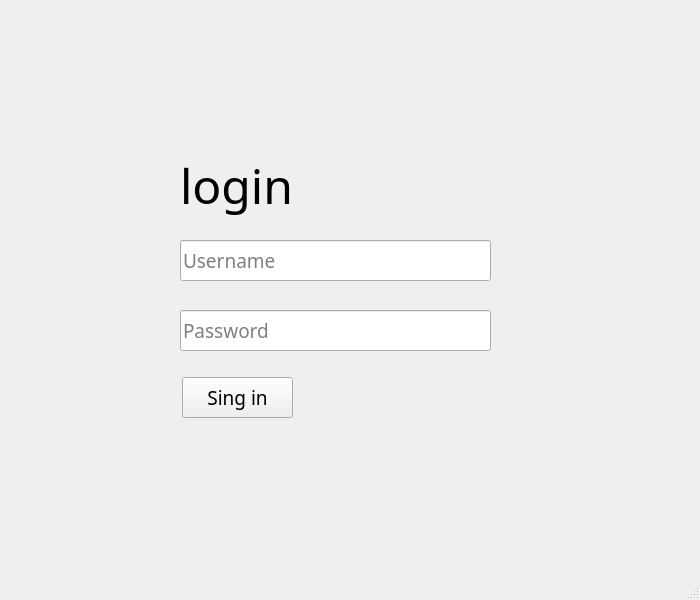
<?xml version="1.0" encoding="UTF-8"?>
<ui version="4.0">
 <class>MainWindow</class>
 <widget class="QMainWindow" name="MainWindow">
  <property name="geometry">
   <rect>
    <x>0</x>
    <y>0</y>
    <width>700</width>
    <height>600</height>
   </rect>
  </property>
  <property name="minimumSize">
   <size>
    <width>700</width>
    <height>600</height>
   </size>
  </property>
  <property name="maximumSize">
   <size>
    <width>700</width>
    <height>600</height>
   </size>
  </property>
  <property name="font">
   <font>
    <family>Microsoft YaHei UI Light</family>
    <pointsize>14</pointsize>
   </font>
  </property>
  <property name="windowTitle">
   <string>MainWindow</string>
  </property>
  <widget class="QWidget" name="centralwidget">
   <widget class="QLabel" name="label">
    <property name="geometry">
     <rect>
      <x>180</x>
      <y>140</y>
      <width>301</width>
      <height>91</height>
     </rect>
    </property>
    <property name="font">
     <font>
      <family>Microsoft YaHei UI Light</family>
      <pointsize>36</pointsize>
     </font>
    </property>
    <property name="text">
     <string>login</string>
    </property>
   </widget>
   <widget class="QLineEdit" name="login">
    <property name="geometry">
     <rect>
      <x>180</x>
      <y>240</y>
      <width>311</width>
      <height>41</height>
     </rect>
    </property>
    <property name="font">
     <font>
      <family>Microsoft YaHei UI Light</family>
      <pointsize>14</pointsize>
     </font>
    </property>
    <property name="text">
     <string/>
    </property>
    <property name="placeholderText">
     <string>Username</string>
    </property>
   </widget>
   <widget class="QLineEdit" name="password">
    <property name="geometry">
     <rect>
      <x>180</x>
      <y>310</y>
      <width>311</width>
      <height>41</height>
     </rect>
    </property>
    <property name="font">
     <font>
      <family>Microsoft YaHei UI Light</family>
      <pointsize>14</pointsize>
     </font>
    </property>
    <property name="placeholderText">
     <string>Password</string>
    </property>
   </widget>
   <widget class="QPushButton" name="singIn">
    <property name="geometry">
     <rect>
      <x>182</x>
      <y>377</y>
      <width>111</width>
      <height>41</height>
     </rect>
    </property>
    <property name="text">
     <string>Sing in</string>
    </property>
   </widget>
  </widget>
  <widget class="QStatusBar" name="statusbar"/>
 </widget>
 <resources/>
 <connections/>
</ui>
